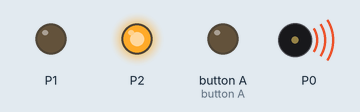
The program below on a simulated BBC micro:bit (MakeCode). On the bench: output pins drawn as LEDs (lit = HIGH), buzzer (waves = sounding).

Above: at 0.12 s.
At 0.7 s:
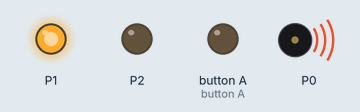
At 2.45 s:
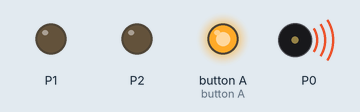
Timing chart, 0 to 3.0 s (numbered marks = the images above):
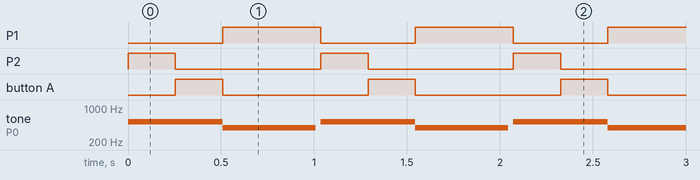

The program:

main.ts
```typescript
basic.forever(function () {
    pins.digitalWritePin(DigitalPin.P1, 0)
    pins.digitalWritePin(DigitalPin.P2, 1)
    pins.digitalWritePin(DigitalPin.P5, 0)
    music.playTone(523, music.beat(BeatFraction.Half))
    pins.digitalWritePin(DigitalPin.P1, 0)
    pins.digitalWritePin(DigitalPin.P2, 0)
    pins.digitalWritePin(DigitalPin.P5, 1)
    music.playTone(523, music.beat(BeatFraction.Half))
    pins.digitalWritePin(DigitalPin.P1, 1)
    pins.digitalWritePin(DigitalPin.P2, 0)
    pins.digitalWritePin(DigitalPin.P5, 0)
    music.playTone(392, music.beat(BeatFraction.Whole))
})
basic.forever(function () {

})
```

test.ts
```typescript
// 테스트는 여기로 이동합니다; 이 패키지가 확장으로 사용될 때 컴파일되지 않을 것 입니다.
```

Measured:
- by itself, P1: alternates HIGH for 0.53 s and LOW for 0.51 s
- by itself, P2, button A: alternates HIGH for 0.26 s and LOW for 0.78 s
- by itself, tone on P0: repeats every 1.0 s: 392 Hz 0.50 s, silent 0.03 s, 523 Hz 0.51 s
